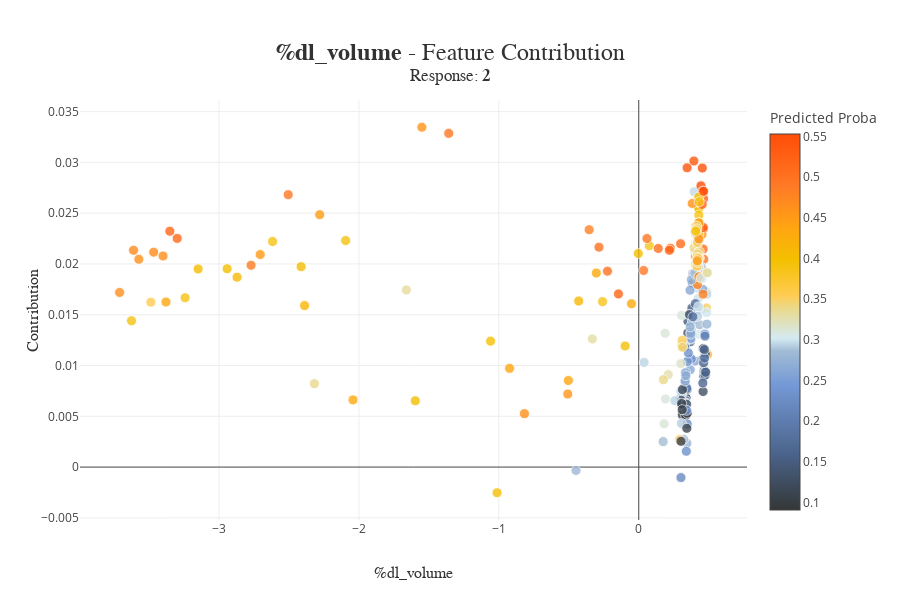

The notebook cell saved with this chart:
### Code cell
xpl.plot.contribution_plot(col='%dl_volume')

### Figure 1 — Plotly figure (JSON) as saved in the notebook; plotly's stock layout.template omitted (floating-point values rounded to 4 significant figures; data arrays with more than 128 entries replaced by an {"elided": "..."} marker saying what was removed)
{"data": [{"customdata": {"elided": "267x2 float values"}, "hovertemplate": "<b>%{hovertext}</b><br />%dl_volume: %{customdata[0]}<br />Contribution: %{y:.4f}<extra></extra>", "hovertext": {"elided": "267 str values"}, "marker": {"color": {"elided": "267 float values"}, "coloraxis": "coloraxis", "line": {"color": "white", "width": 0.8}, "opacity": 0.8, "size": 10}, "mode": "markers", "type": "scatter", "x": {"elided": "267 float values"}, "y": {"elided": "267 float values"}}], "layout": {"coloraxis": {"colorbar": {"title": {"text": "Predicted Proba"}}, "colorscale": [[0, "rgb(52, 55, 54)"], [0.1476, "rgb(74, 99, 138)"], [0.3333, "rgb(116, 153, 214)"], [0.423, "rgb(162, 188, 213)"], [0.4564, "rgb(212, 234, 242)"], [0.5403, "rgb(235, 216, 134)"], [0.5705, "rgb(255, 204, 83)"], [0.6652, "rgb(244, 192, 0)"], [0.748, "rgb(255, 166, 17)"], [0.8581, "rgb(255, 123, 38)"], [1, "rgb(255, 77, 7)"]]}, "height": 600, "hovermode": "closest", "title": {"font": {"color": "rgb(50, 50, 50)", "family": "Arial", "size": 24}, "text": "<b>%dl_volume</b> - Feature Contribution<br><sup>Response: <b>2</b></sup>", "x": 0.5, "xanchor": "center", "y": 0.9, "yanchor": "middle"}, "width": 900, "xaxis": {"automargin": true, "title": {"font": {"color": "rgb(50, 50, 50)", "family": "Arial Black", "size": 16}, "text": "%dl_volume"}}, "yaxis": {"automargin": true, "title": {"font": {"color": "rgb(50, 50, 50)", "family": "Arial Black", "size": 16}, "text": "Contribution"}}}}
